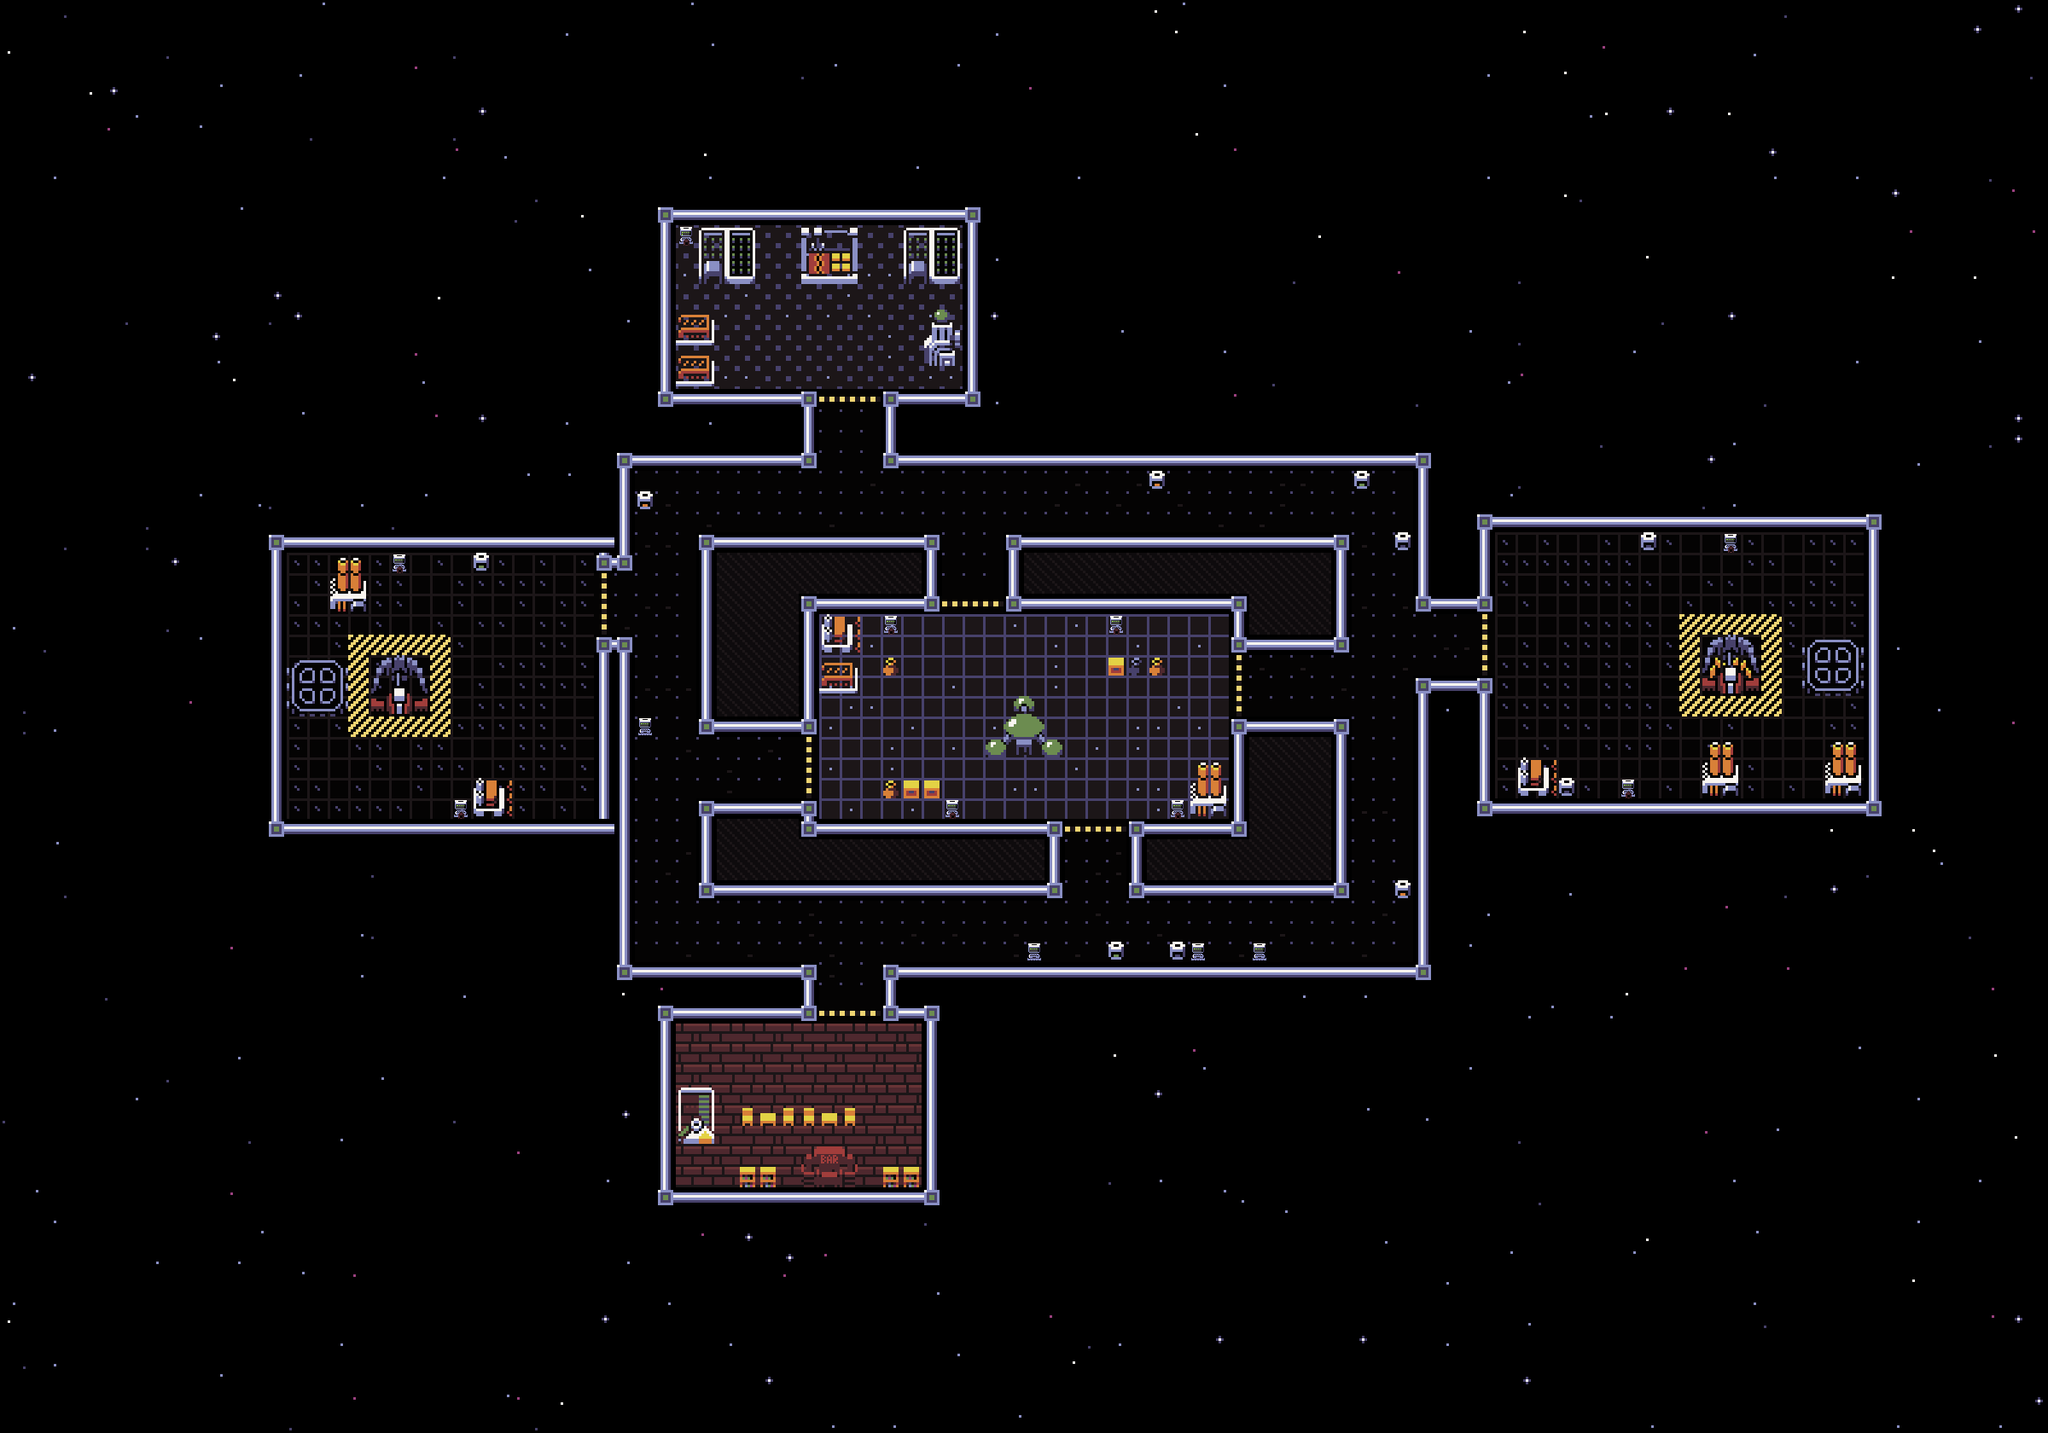

Tiled map render using the project's own tile images. Description and the map definition, with tile-layer contents summarised, below:
An orthogonal 100x70 tile map with 24x24 px tiles, 4 tile layers (Background, Walls, Decor, Props), 1 hidden layer not drawn, 8 tilesets and 37 objects (15x Dockworker, 6x Security, 5x Politician, 4x Market Terminal, 4x Docking Terminal, ...).

<map version="1.10" tiledversion="1.10.2" orientation="orthogonal" renderorder="right-down" width="100" height="70" tilewidth="24" tileheight="24" infinite="0" backgroundcolor="#000000" nextlayerid="9" nextobjectid="38">
 <properties>
  <property name="guild" value="assembly" />
  <property name="npc_jobs" value="Security:3,Dockworker:5,Politician:2" />
  <property name="mapgen_theme" value="station" />
  <property name="mapgen_seed" value="7" />
 </properties>
 <tileset firstgid="1" source="../Tilesheet Files/TilesetSpriteSheet3x-tilesize-24.tsx" />
 <tileset firstgid="334" source="../Tilesheet Files/2FrameAnimTilesetSpriteSheetx3-tilesize24.tsx" />
 <tileset firstgid="360" source="../Tilesheet Files/mine_machine_sheet.tsx" />
 <tileset firstgid="362" source="../Tilesheet Files/computor.tsx" />
 <tileset firstgid="364" source="../Tilesheet Files/RoguelikeAllSpriteSheet3x-tilesize24.tsx" />
 <tileset firstgid="1100" source="../Tilesheet Files/SpaceRoguelikeSpriteSheet3x-tilesize-24.tsx" />
 <tileset firstgid="1951" source="../Tilesheet Files/RoguelikeOverSpriteSheet3x-tilesize-24.tsx" />
 <tileset firstgid="5175" source="../Tilesheet Files/mapgen_extras.tsx" />
 <layer id="1" name="Background" width="100" height="70">
  <data>[7000 cells, 1698 non-empty, 17 distinct tile ids]</data>
 </layer>
 <layer id="2" name="Walls" width="100" height="70">
  <data>[7000 cells, 492 non-empty, 6 distinct tile ids]</data>
 </layer>
 <layer id="3" name="Decor" width="100" height="70">
  <data>[7000 cells, 56 non-empty, 3 distinct tile ids]</data>
 </layer>
 <layer id="4" name="Props" width="100" height="70">
  <data>[7000 cells, 181 non-empty, 101 distinct tile ids]</data>
 </layer>
 <layer id="5" name="walkable" width="100" height="70" visible="0">
  <properties>
   <property name="walkable" type="bool" value="true" />
  </properties>
  <data>[7000 cells, 1091 non-empty, 1 distinct tile ids]</data>
 </layer>
 <objectgroup id="6" name="Objects" visible="0">
  <object id="1" name="Market Terminal" x="1032" y="720" width="24" height="24" />
  <object id="2" name="Market Terminal" x="1296" y="720" width="24" height="24" />
  <object id="3" name="Market Terminal" x="1104" y="936" width="24" height="24" />
  <object id="4" name="Market Terminal" x="1368" y="936" width="24" height="24" />
  <object id="5" name="Command Console" x="960" y="312" width="24" height="24" />
  <object id="6" name="Bar Counter" x="960" y="1344" width="24" height="24" />
  <object id="7" name="Docking Terminal" x="456" y="648" width="24" height="24" />
  <object id="8" name="Docking Terminal" x="528" y="936" width="24" height="24" />
  <object id="9" name="Docking Terminal" x="2016" y="624" width="24" height="24" />
  <object id="10" name="Docking Terminal" x="1896" y="912" width="24" height="24" />
 </objectgroup>
 <objectgroup id="7" name="NPC Posts" visible="0">
  <object id="11" name="Dockworker" x="1032" y="744" width="24" height="24" />
  <object id="12" name="Dockworker" x="1296" y="744" width="24" height="24" />
  <object id="13" name="Dockworker" x="1104" y="912" width="24" height="24" />
  <object id="14" name="Dockworker" x="1368" y="912" width="24" height="24" />
  <object id="15" name="Security" x="1128" y="888" width="24" height="24" />
  <object id="16" name="Security" x="1272" y="792" width="24" height="24" />
  <object id="17" name="Politician" x="960" y="336" width="24" height="24" />
  <object id="18" name="Politician" x="912" y="336" width="24" height="24" />
  <object id="19" name="Politician" x="1008" y="336" width="24" height="24" />
  <object id="20" name="Politician" x="888" y="384" width="24" height="24" />
  <object id="21" name="Politician" x="1032" y="384" width="24" height="24" />
  <object id="22" name="Security" x="1032" y="432" width="24" height="24" />
  <object id="23" name="Dockworker" x="936" y="1320" width="24" height="24" />
  <object id="24" name="Dockworker" x="984" y="1320" width="24" height="24" />
  <object id="25" name="Dockworker" x="960" y="1320" width="24" height="24" />
  <object id="26" name="Dockworker" x="888" y="1320" width="24" height="24" />
  <object id="27" name="Security" x="936" y="1224" width="24" height="24" />
  <object id="28" name="Dockworker" x="528" y="792" width="24" height="24" />
  <object id="29" name="Dockworker" x="456" y="720" width="24" height="24" />
  <object id="30" name="Dockworker" x="456" y="864" width="24" height="24" />
  <object id="31" name="Security" x="624" y="744" width="24" height="24" />
  <object id="32" name="Dockworker" x="1944" y="768" width="24" height="24" />
  <object id="33" name="Dockworker" x="2088" y="768" width="24" height="24" />
  <object id="34" name="Dockworker" x="2016" y="696" width="24" height="24" />
  <object id="35" name="Dockworker" x="2016" y="840" width="24" height="24" />
  <object id="36" name="Security" x="1800" y="792" width="24" height="24" />
 </objectgroup>
 <objectgroup id="8" name="Spawns" visible="0">
  <object id="37" name="Player Start" x="456" y="672" width="24" height="24" />
 </objectgroup>
</map>
